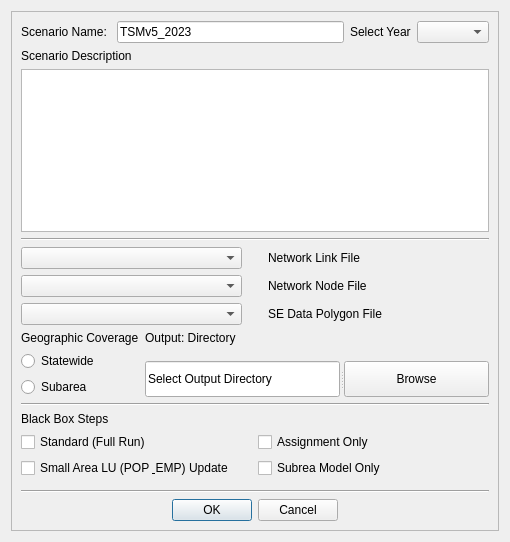
<?xml version="1.0" encoding="UTF-8"?>
<ui version="4.0">
 <class>Dialog_UseCase</class>
 <widget class="QDialog" name="Dialog_UseCase">
  <property name="enabled">
   <bool>true</bool>
  </property>
  <property name="geometry">
   <rect>
    <x>0</x>
    <y>0</y>
    <width>510</width>
    <height>542</height>
   </rect>
  </property>
  <property name="windowTitle">
   <string>Project Settings</string>
  </property>
  <layout class="QGridLayout" name="gridLayout_3">
   <item row="0" column="0">
    <widget class="QFrame" name="frame">
     <property name="layoutDirection">
      <enum>Qt::LeftToRight</enum>
     </property>
     <property name="frameShape">
      <enum>QFrame::StyledPanel</enum>
     </property>
     <property name="frameShadow">
      <enum>QFrame::Raised</enum>
     </property>
     <layout class="QGridLayout" name="gridLayout_4">
      <item row="9" column="0" colspan="2">
       <widget class="Line" name="line_5">
        <property name="orientation">
         <enum>Qt::Horizontal</enum>
        </property>
       </widget>
      </item>
      <item row="3" column="0" colspan="2">
       <widget class="Line" name="line_4">
        <property name="orientation">
         <enum>Qt::Horizontal</enum>
        </property>
       </widget>
      </item>
      <item row="0" column="0" colspan="2">
       <layout class="QHBoxLayout" name="horizontalLayout_4">
        <item>
         <widget class="QLabel" name="label_ScenarioName">
          <property name="text">
           <string>Scenario Name: </string>
          </property>
         </widget>
        </item>
        <item>
         <widget class="QLineEdit" name="lineEdit_ScenarioName">
          <property name="text">
           <string>TSMv5_2023</string>
          </property>
         </widget>
        </item>
        <item>
         <widget class="QLabel" name="label_Input_Year">
          <property name="text">
           <string>Select Year</string>
          </property>
         </widget>
        </item>
        <item>
         <widget class="QComboBox" name="comboBox_ScenYear">
          <property name="enabled">
           <bool>true</bool>
          </property>
          <property name="autoFillBackground">
           <bool>false</bool>
          </property>
          <property name="editable">
           <bool>false</bool>
          </property>
          <property name="currentText">
           <string/>
          </property>
          <property name="currentIndex">
           <number>-1</number>
          </property>
          <property name="maxVisibleItems">
           <number>10</number>
          </property>
          <property name="placeholderText">
           <string>Year</string>
          </property>
         </widget>
        </item>
       </layout>
      </item>
      <item row="4" column="0" colspan="2">
       <layout class="QGridLayout" name="gridLayout_2">
        <item row="1" column="0">
         <widget class="QComboBox" name="nodeLayerCombo"/>
        </item>
        <item row="0" column="2">
         <widget class="QLabel" name="label_Input_Linelayer">
          <property name="layoutDirection">
           <enum>Qt::LeftToRight</enum>
          </property>
          <property name="text">
           <string>Network Link File</string>
          </property>
         </widget>
        </item>
        <item row="1" column="2">
         <widget class="QLabel" name="label_Input_Nodelayer">
          <property name="layoutDirection">
           <enum>Qt::LeftToRight</enum>
          </property>
          <property name="text">
           <string>Network Node File</string>
          </property>
         </widget>
        </item>
        <item row="2" column="2">
         <widget class="QLabel" name="label_Input_SEDatalayer">
          <property name="layoutDirection">
           <enum>Qt::LeftToRight</enum>
          </property>
          <property name="text">
           <string>SE Data Polygon File</string>
          </property>
         </widget>
        </item>
        <item row="2" column="0">
         <widget class="QComboBox" name="landuseLayerCombo"/>
        </item>
        <item row="0" column="0">
         <widget class="QComboBox" name="lineLayerCombo"/>
        </item>
        <item row="0" column="1">
         <spacer name="horizontalSpacer_4">
          <property name="orientation">
           <enum>Qt::Horizontal</enum>
          </property>
          <property name="sizeType">
           <enum>QSizePolicy::Fixed</enum>
          </property>
          <property name="sizeHint" stdset="0">
           <size>
            <width>20</width>
            <height>20</height>
           </size>
          </property>
         </spacer>
        </item>
       </layout>
      </item>
      <item row="7" column="1" rowspan="2">
       <widget class="QSplitter" name="splitter_12">
        <property name="orientation">
         <enum>Qt::Horizontal</enum>
        </property>
        <widget class="QLineEdit" name="scenario_directory">
         <property name="text">
          <string>Select Output Directory</string>
         </property>
        </widget>
        <widget class="QPushButton" name="browse_Scendir">
         <property name="text">
          <string>Browse</string>
         </property>
        </widget>
       </widget>
      </item>
      <item row="12" column="0" colspan="2">
       <widget class="QSplitter" name="splitter_11">
        <property name="orientation">
         <enum>Qt::Horizontal</enum>
        </property>
       </widget>
      </item>
      <item row="10" column="0">
       <widget class="QLabel" name="label_Save">
        <property name="text">
         <string>Black Box Steps</string>
        </property>
       </widget>
      </item>
      <item row="11" column="0" colspan="2">
       <layout class="QGridLayout" name="gridLayout">
        <item row="1" column="0">
         <widget class="QCheckBox" name="checkBox_PartialRun">
          <property name="text">
           <string>Small Area LU (POP &amp; EMP) Update</string>
          </property>
         </widget>
        </item>
        <item row="1" column="1">
         <widget class="QCheckBox" name="checkBox_SubareaModel">
          <property name="text">
           <string>Subrea Model Only</string>
          </property>
         </widget>
        </item>
        <item row="0" column="0">
         <widget class="QCheckBox" name="checkBox_FullRun">
          <property name="text">
           <string>Standard (Full Run)</string>
          </property>
         </widget>
        </item>
        <item row="0" column="1">
         <widget class="QCheckBox" name="checkBox_AssignmentOnly">
          <property name="text">
           <string>Assignment Only</string>
          </property>
         </widget>
        </item>
       </layout>
      </item>
      <item row="5" column="0">
       <widget class="QLabel" name="label_Save_2">
        <property name="text">
         <string>Geographic Coverage</string>
        </property>
       </widget>
      </item>
      <item row="15" column="0" colspan="2">
       <widget class="QSplitter" name="splitter_13">
        <property name="orientation">
         <enum>Qt::Horizontal</enum>
        </property>
        <widget class="QDialogButtonBox" name="buttonBox_Run">
         <property name="orientation">
          <enum>Qt::Horizontal</enum>
         </property>
         <property name="standardButtons">
          <set>QDialogButtonBox::Cancel|QDialogButtonBox::Ok</set>
         </property>
         <property name="centerButtons">
          <bool>true</bool>
         </property>
        </widget>
       </widget>
      </item>
      <item row="1" column="0">
       <widget class="QLabel" name="label">
        <property name="text">
         <string>Scenario Description</string>
        </property>
       </widget>
      </item>
      <item row="14" column="0" colspan="2">
       <widget class="Line" name="line_6">
        <property name="orientation">
         <enum>Qt::Horizontal</enum>
        </property>
       </widget>
      </item>
      <item row="2" column="0" colspan="2">
       <widget class="QPlainTextEdit" name="textEdit_ScenarioDescription"/>
      </item>
      <item row="8" column="0">
       <widget class="QRadioButton" name="radioButton_2">
        <property name="text">
         <string>Subarea</string>
        </property>
       </widget>
      </item>
      <item row="6" column="0" rowspan="2" colspan="2">
       <widget class="QRadioButton" name="radioButton">
        <property name="text">
         <string>Statewide</string>
        </property>
       </widget>
      </item>
      <item row="5" column="1">
       <widget class="QLabel" name="label_Output">
        <property name="text">
         <string>Output: Directory</string>
        </property>
       </widget>
      </item>
     </layout>
    </widget>
   </item>
  </layout>
 </widget>
 <resources/>
 <connections/>
</ui>
